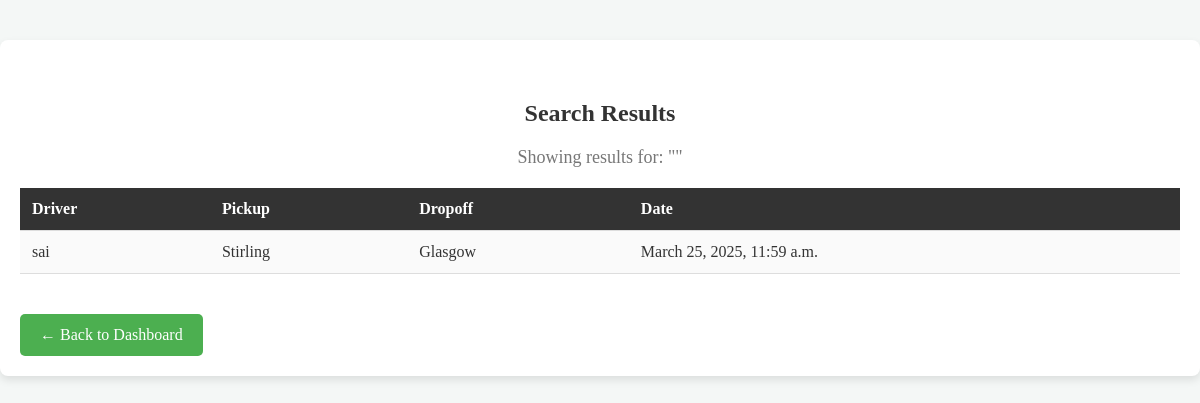
/search/ (signed in), run on the app's committed database.
### taxi_app/models.py (models this page shows, shortened)
class Trip(models.Model):
    driver = models.ForeignKey(User, on_delete=models.CASCADE, null=True, blank=True)
    trip_time = models.DateTimeField(default=now)
    from_place = models.CharField(max_length=255)
    to_place = models.CharField(max_length=255)
    fare = models.DecimalField(max_digits=10, decimal_places=2, default=0.00)
    payment_type = models.CharField(
        max_length=50,
        choices=[
            ("Cash", "Cash"),
            ("Card", "Card"),
            ("Paid to Company", "Paid to Company")
        ]
    )
    tip = models.DecimalField(max_digits=5, decimal_places=2, default=0.00)

### test_project/views.py (the view)
# urls.py: path("search/", views.search_trips, name="search_trips"),  # Search Route
@login_required
def search_trips(request):
    query = request.GET.get("q", "")
    trips = Trip.objects.all()
    if query:
        trips = trips.filter(
            Q(driver__username__icontains=query) |
            Q(from_place__icontains=query) |
            Q(to_place__icontains=query)
        )
    if not request.user.is_superuser:
        trips = trips.filter(driver=request.user)
    return render(request, "search_trips.html", {"trips": trips, "query": query})

### templates/search_trips.html (shortened to what this page needs)
<!DOCTYPE html>
<html lang="en">
<head>
</head>
<body>
    <div class="search-results">
        <h2>Search Results</h2>
        <p class="search-query">Showing results for: "{{ query }}"</p>
        <table>
            <thead>
                <tr>
                    <th>Driver</th>
                    <th>Pickup</th>
                    <th>Dropoff</th>
                    <th>Date</th>
                </tr>
            </thead>
            <tbody>
                {% for trip in trips %}
                <tr>
                    <td>{{ trip.driver.username }}</td>
                    <td>{{ trip.from_place }}</td>
                    <td>{{ trip.to_place }}</td>
                    <td>{{ trip.trip_time }}</td>
                </tr>
                {% empty %}
                <tr><td colspan="4" class="empty-message">No trips found.</td></tr>
                {% endfor %}
            </tbody>
        </table>
        <a href="{% url 'index' %}" class="back-button">← Back to Dashboard</a>
    </div>
</body>
</html>

### templates/search_trips.html (style rules this page uses)
body {  font-family: 'Roboto', sans-serif; background-color: #f4f7f6; color: #333; margin: 0; padding: 0; }
h2 { text-align: center; margin-top: 40px; font-size: 24px; color: #333; }
.search-results { max-width: 1200px; margin: 40px auto; padding: 20px; background-color: #fff; border-radius: 8px; box-shadow: 0 4px 8px rgba(0, 0, 0, 0.1); }
.search-query { text-align: center; margin-bottom: 20px; font-size: 18px; color: #777; }
table { width: 100%; border-collapse: collapse; margin-bottom: 20px; }
th, td { padding: 12px; text-align: left; border-bottom: 1px solid #ddd; }
th { background-color: #333; color: #fff; }
td { background-color: #fafafa; }
.back-button { display: inline-block; padding: 12px 20px; background-color: #4CAF50; color: white; text-decoration: none; border-radius: 5px; font-size: 16px; margin-top: 20px; text-align: center; }

### data on the page
Trip: driver.username "sai", from_place "Stirling", to_place "Glasgow", trip_time "March 25, 2025, 11:59 a.m."
